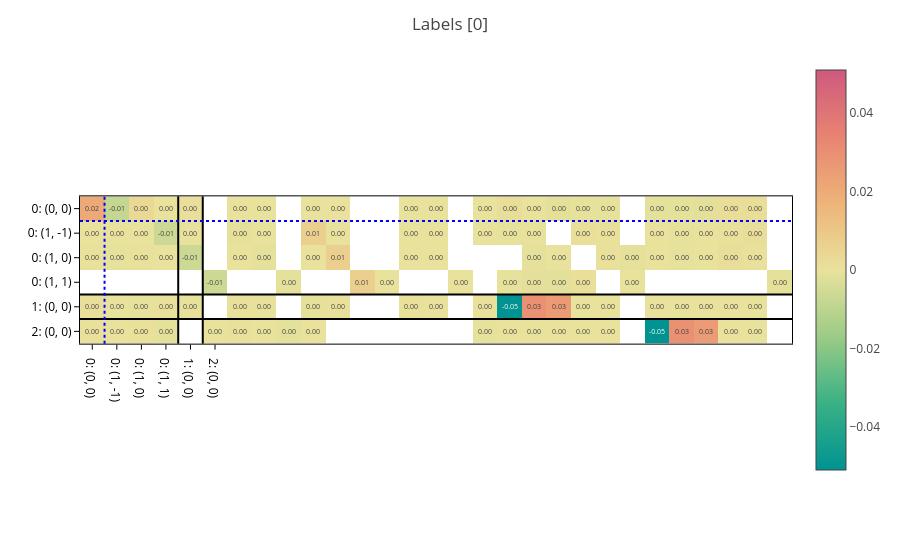

Source (notebook cell):
### Markdown cell above
During training, we will compare these to the output of `Graph2Mat`.

We can also plot the target matrices from the data example:

### Code cell
def plot_matrices(data, config, predictions=None, title="", show=True):
    """Helper function to plot (possibly batched) matrices"""

    matrices = processor.matrix_from_data(data, predictions=predictions)

    if not isinstance(matrices, (tuple, list)):
        matrices = (matrices,)

    for i, (config, matrix) in enumerate(zip(config, matrices)):
        if show is True or show == i:
            plot_basis_matrix(
                matrix,
                config,
                point_lines={"color": "black"},
                basis_lines={"color": "blue"},
                colorscale="temps",
                text=".2f",
                basis_labels=True,
            ).update_layout(title=f"{title} [{i}]").show()


plot_matrices(data, [config],
              predictions={"node_labels": mace_output["node_labels"],
                           "edge_labels": mace_output["edge_labels"]},
            title="Labels")

### Figure 1 — Plotly figure (JSON) as saved in the notebook; plotly's stock layout.template omitted (floating-point values rounded to 4 significant figures; data arrays with more than 128 entries replaced by an {"elided": "..."} marker saying what was removed)
{"data": [{"coloraxis": "coloraxis", "hovertemplate": "x: %{x}<br>y: %{y}<br>color: %{z}<extra></extra>", "name": "0", "texttemplate": "%{z:.2f}", "type": "heatmap", "xaxis": "x", "yaxis": "y", "z": {"elided": "6x29 float values"}}], "layout": {"coloraxis": {"cmid": 0, "colorscale": [[0, "rgb(0, 147, 146)"], [0.1667, "rgb(57, 177, 133)"], [0.3333, "rgb(156, 203, 134)"], [0.5, "rgb(233, 226, 156)"], [0.6667, "rgb(238, 180, 121)"], [0.8333, "rgb(232, 132, 113)"], [1, "rgb(207, 89, 126)"]]}, "margin": {"t": 60}, "shapes": [{"line": {"color": "black"}, "type": "line", "x0": 0, "x1": 1, "xref": "x domain", "y0": 3.5, "y1": 3.5, "yref": "y"}, {"line": {"color": "black"}, "type": "line", "x0": 3.5, "x1": 3.5, "xref": "x", "y0": 0, "y1": 1, "yref": "y domain"}, {"line": {"color": "black"}, "type": "line", "x0": 0, "x1": 1, "xref": "x domain", "y0": 4.5, "y1": 4.5, "yref": "y"}, {"line": {"color": "black"}, "type": "line", "x0": 4.5, "x1": 4.5, "xref": "x", "y0": 0, "y1": 1, "yref": "y domain"}, {"line": {"color": "blue", "dash": "dot"}, "type": "line", "x0": 0, "x1": 1, "xref": "x domain", "y0": 0.5, "y1": 0.5, "yref": "y"}, {"line": {"color": "blue", "dash": "dot"}, "type": "line", "x0": 0.5, "x1": 0.5, "xref": "x", "y0": 0, "y1": 1, "yref": "y domain"}], "title": {"text": "Labels [0]"}, "xaxis": {"anchor": "y", "constrain": "domain", "domain": [0, 1], "scaleanchor": "y", "ticktext": ["0: (0, 0)", "0: (1, -1)", "0: (1, 0)", "0: (1, 1)", "1: (0, 0)", "2: (0, 0)"], "tickvals": [0, 1, 2, 3, 4, 5]}, "yaxis": {"anchor": "x", "autorange": "reversed", "constrain": "domain", "domain": [0, 1], "ticktext": ["0: (0, 0)", "0: (1, -1)", "0: (1, 0)", "0: (1, 1)", "1: (0, 0)", "2: (0, 0)"], "tickvals": [0, 1, 2, 3, 4, 5]}}}
